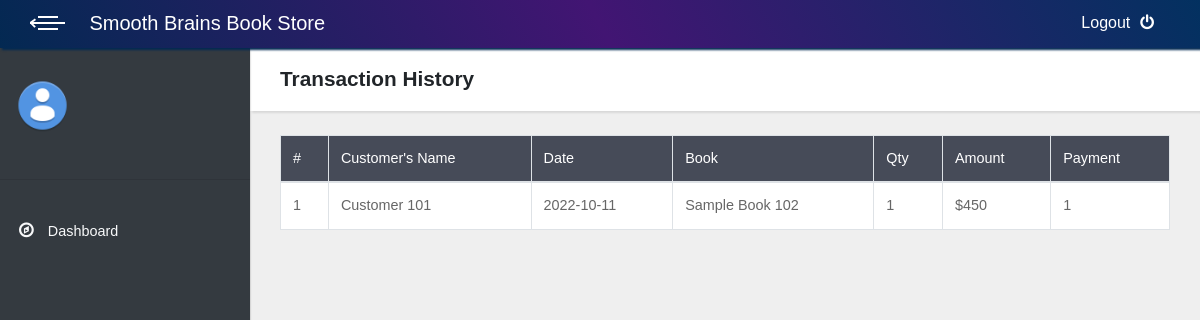
Screenshot of /index.php/history with the database file from the repository.
### tables this page shows
CREATE TABLE `transaction` (
  `transaction_code` int(11) NOT NULL,
  `user_code` int(11) NOT NULL,
  `buyer_name` varchar(100) NOT NULL,
  `total` int(11) NOT NULL,
  `tgl` date NOT NULL,
  `bookname` varchar(255) NOT NULL,
  `book_qty` int(11) NOT NULL
);

CREATE TABLE `user` (
  `user_code` int(11) NOT NULL,
  `fullname` varchar(100) NOT NULL,
  `username` varchar(100) NOT NULL,
  `password` varchar(100) NOT NULL,
  `level` varchar(100) NOT NULL
);

### application/controllers/History.php (called while the page is built, shortened)
<?php
class history extends CI_Controller {
	public function __construct()
	{
		$this->load->model('M_history');
	}
	public function index()
	{
		$data['get_history']=$this->M_history->get_history();
		$data['content']="v_history";
		$this->load->view('template', $data, FALSE);
	}
}

### index.php (called while the page is built, shortened)
<?php
require_once BASEPATH.'core/CodeIgniter.php';

### application/models/M_history.php (called while the page is built, shortened)
<?php
class M_history extends CI_Model {
	public function get_history()
	{
		return $this->db->join('user','user.user_code = transaction.user_code')
						->get('transaction')
						->result();
	}
}

### application/views/v_history.php (the view)
<header class="page-header">
  <div class="container-fluid">
    <h2 class="no-margin-bottom">Transaction History</h2>
  </div>
</header>
<div class="container-fluid">
	<br>
	<div class="row">
		<div class="col-md-12">
			<table class="table table-hover table-bordered" id="example" ui-options=ui-options="{
		        &quot;paging&quot;: {
		          &quot;enabled&quot;: true
		        },
		        &quot;filtering&quot;: {
		          &quot;enabled&quot;: true
		        },
		        &quot;sorting&quot;: {
		          &quot;enabled&quot;: true
		        }}">
				<thead style="background-color: #464b58; color:white;">
					<tr>
						<td>#</td>
						<td>Customer's Name</td>
						<td>Date</td>
						<td>Book</td>
						<td>Qty</td>
						<td>Amount</td>
						<td>Payment</td>
					</tr></thead>
					<tbody style="background-color: white;">
					<?php $no=0; foreach ($get_history as $history) : $no++;?>
					<tr>
						<td><?=$no?></td>
						<td><?=$history->buyer_name?></td>
						<td><?=$history->tgl?></td>
						<td><?=$history->bookname?></td>
						<td><?=$history->book_qty?></td>
						<td>$<?=number_format($history->total)?></td>
						<td><?=$history->user_code?></td>
					</tr>
				<?php endforeach ?>
				</tbody>
			</table>
		</div>
	</div>
</div>

### assets/css/style.default.css (style rules this page uses)
body { overflow-x: hidden; }
.container-fluid { padding: 0 30px; }
header.page-header { padding: 20px 0; }
table { font-size: 0.9em; color: #666; }
.page-header { background: #fff; padding: 20px; -webkit-box-shadow: 2px 2px 2px rgba(0, 0, 0, 0.1); box-shadow: 2px 2px 2px rgba(0, 0, 0, 0.1); position: relative; z-index: 8; }
.no-margin-bottom { margin-bottom: 0 !important; }
body { font-family: "Poppins", sans-serif; font-size: 1rem; font-weight: 400; line-height: 1.5; color: #212529; background-color: #fff; }
h1, h2, h3, h4, h5, h6, .h1, .h2, .h3, .h4, .h5, .h6 { margin-bottom: 0.5rem; font-family: inherit; font-weight: 700; line-height: 1.1; color: inherit; }
h2, .h2 { font-size: 1.3rem; }

### rows the page displays
transaction: buyer_name "Customer 101", tgl "2022-10-11", bookname "Sample Book 102", book_qty "1", total "450", user_code.user_code "1"
